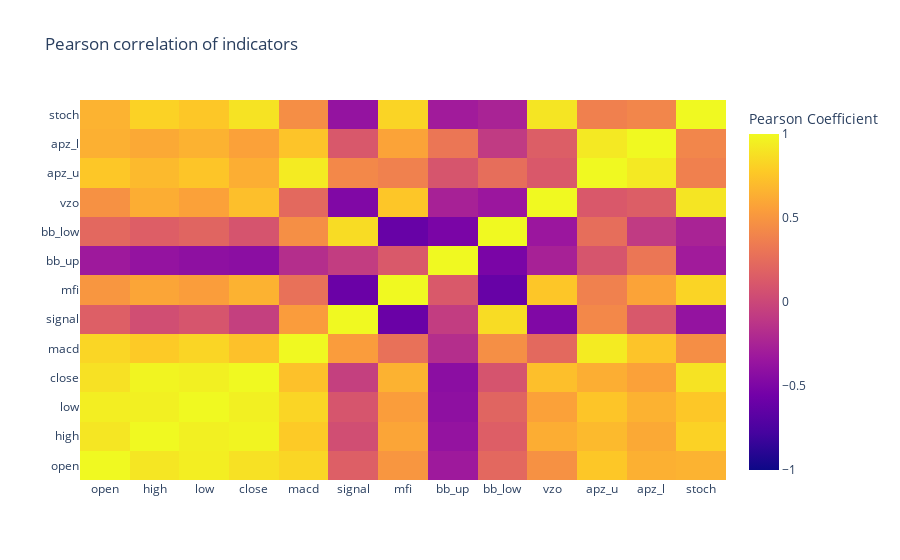

The code cell stored with this chart in its notebook:
### Code cell
heatmap = go.Heatmap(
    z=n_indicators.iloc[-20:].corr(method='pearson').values,
    x=n_indicators.columns,
    y=n_indicators.columns,
    colorbar=dict(title='Pearson Coefficient'),
)

layout = go.Layout(title="Pearson correlation of indicators")

heatmap['zmax'] = 1.0
heatmap['zmin'] = -1.0

fig = go.Figure(data=[heatmap], layout=layout)
py.iplot(fig)

### Figure 1 — Plotly figure (JSON) as saved in the notebook; plotly's stock layout.template omitted (floating-point values rounded to 4 significant figures; data arrays with more than 128 entries replaced by an {"elided": "..."} marker saying what was removed)
{"data": [{"colorbar": {"title": {"text": "Pearson Coefficient"}}, "type": "heatmap", "x": ["open", "high", "low", "close", "macd", "signal", "mfi", "bb_up", "bb_low", "vzo", "apz_u", "apz_l", "stoch"], "y": ["open", "high", "low", "close", "macd", "signal", "mfi", "bb_up", "bb_low", "vzo", "apz_u", "apz_l", "stoch"], "z": {"elided": "13x13 float values"}, "zmax": 1, "zmin": -1}], "layout": {"title": {"text": "Pearson correlation of indicators"}}}
